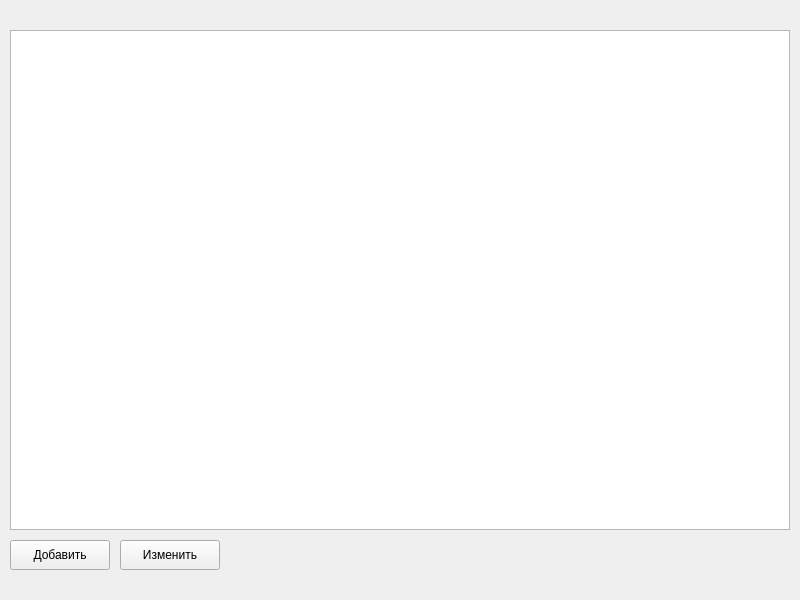
<?xml version="1.0" encoding="UTF-8"?>
<ui version="4.0">
 <class>MainWindow</class>
 <widget class="QMainWindow" name="MainWindow">
  <property name="geometry">
   <rect>
    <x>0</x>
    <y>0</y>
    <width>800</width>
    <height>600</height>
   </rect>
  </property>
  <property name="windowTitle">
   <string>Espresso</string>
  </property>
  <widget class="QWidget" name="centralwidget">
   <widget class="QTableView" name="table">
    <property name="geometry">
     <rect>
      <x>10</x>
      <y>30</y>
      <width>780</width>
      <height>500</height>
     </rect>
    </property>
   </widget>
   <widget class="QPushButton" name="addButton">
    <property name="geometry">
     <rect>
      <x>10</x>
      <y>540</y>
      <width>100</width>
      <height>30</height>
     </rect>
    </property>
    <property name="text">
     <string>Добавить</string>
    </property>
   </widget>
   <widget class="QPushButton" name="editButton">
    <property name="geometry">
     <rect>
      <x>120</x>
      <y>540</y>
      <width>100</width>
      <height>30</height>
     </rect>
    </property>
    <property name="text">
     <string>Изменить</string>
    </property>
   </widget>
  </widget>
 </widget>
 <resources/>
 <connections/>
</ui>
